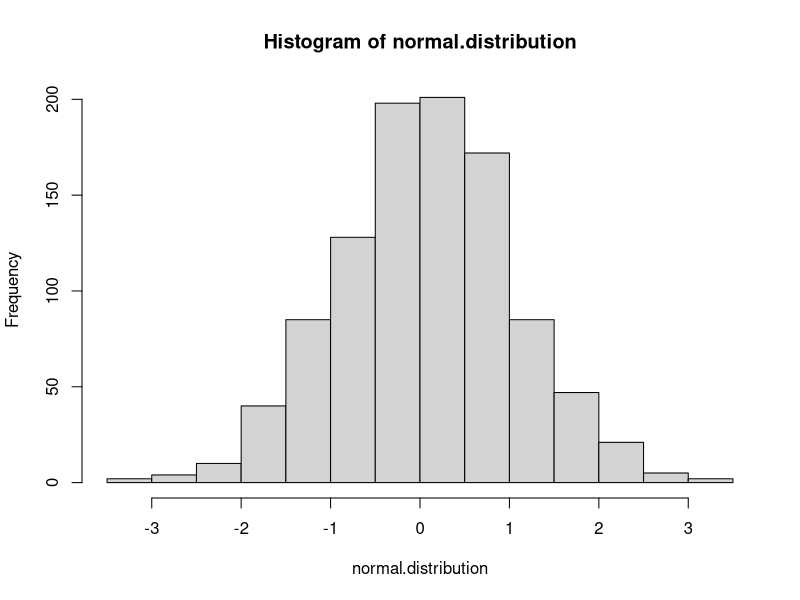
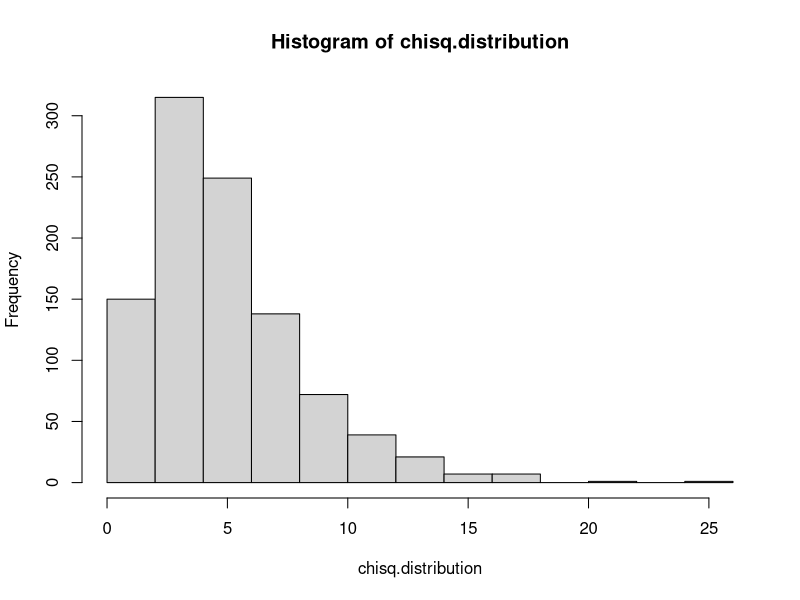
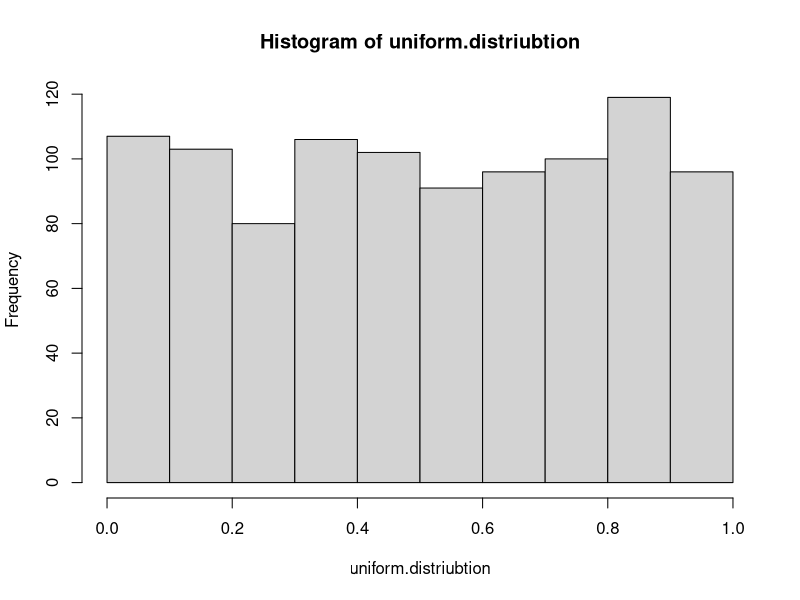
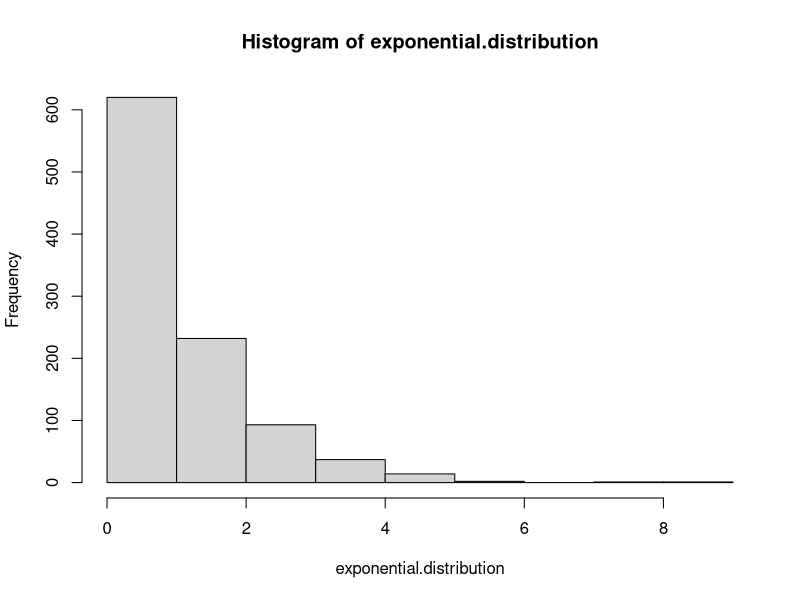

Reproduce these figures in R, in order. (Note: this script raises an error after producing the figures.)
#--------------------------------------------------------------
# Create and interpret z-scores for normally distributed data
#--------------------------------------------------------------
# Generate some normally distributed data
# Ordinarily you'd use real data here
normally.distributed.data <- rnorm(1000) * 10
head(normally.distributed.data)

# Convert to z-scores with the scale() function
zscores <- scale(normally.distributed.data)
head(zscores)


#--------------------------------------------------------------
# Recognize and discuss how different data processes can generate different data distributions
#--------------------------------------------------------------
# Um... I'm assuming there are functions in STATA that can create different types of data distributions
# Here are a few 1000-observation samples
normal.distribution <- rnorm(1000, mean=0, sd=1)
chisq.distribution <- rchisq(1000, df=5)
uniform.distriubtion <- runif(1000)
exponential.distribution <- rexp(1000)

# ...and their corresponding histograms
hist(normal.distribution)
hist(chisq.distribution)
hist(uniform.distriubtion)
hist(exponential.distribution)

# Here are all the distributions built in R:
?Distributions

# And here are all the possible distributions available in packages: 
# http://cran.r-project.org/web/views/Distributions.html


#--------------------------------------------------------------
# Use probabilities to identify cutoff points in normally distributed data
#--------------------------------------------------------------
# If you're using hypothetical data that follows a given distribution, you can identify cutoff points (also known as quantiles) using the q... function (i.e. qnorm, qchisq, qunif, etc.)
# So, in a normal distribution with a mean of 5 and a standard deviation of 2, what's the score that corresponds with 85% probability?
qnorm(.85, mean=5, sd=2)  # 7.07

# And what are the scores that correspond to 5%, 10%, 35%, 85%, and 95% probabilities?
qnorm(c(.05, .10, .35, .85, .95), mean=5, sd=2)


# If you're using actual data and want to identify quantiles, use the quantile() function
fake.data <- rnorm(1000, mean=10, sd=3)
quantile(fake.data, .05)  # Quantile at 5% probability
quantile(fake.data, c(.05, .10, .35, .85, .95))  # Quantiles at a bunch of different probabilities


#--------------------------------------------------------------
# Find probabilities associated with cutoff points in normally distributed data
#--------------------------------------------------------------
# If you're using hypothetical data that follows a given distribution, you can calculate the probabilities of different given cutoff points or quantiles using the p... function (i.e. pnorm, pchisq, punif, etc.)
# So, in a normal distribution with a mean of 5 and a standard deviation of 2, what's the probability associated with a score of 3?
pnorm(3, mean=5, sd=2)  # 0.1587; 16th percentile, or 100-16 = 84% chance of seeing at least a 3

# You can do lots of quantiles at once too
pnorm(c(1, 3, 5, 7, 9), mean=5, sd=2)


# Using actual data is a little tricker because there's no convenient function like quantile(). Instead you have to use a weird function named ecdf() (which stands for Empirical Cumulative Distribution Function)
# Use it like this: ecdf(variable)(quantiles)
fake.data <- rnorm(1000, mean=10, sd=3)
ecdf(fake.data)(5)  # Probability/percentile of 5
ecdf(fake.data)(c(5, 10, 12, 14, 17))  # Probability/percentile of a bunch of quantiles


#--------------------------------------------------------------
# Standardize data in STATA using the generate command and formula for z-scores ((x-mean)/st.dev.)
#--------------------------------------------------------------
# Adding a standardized variable to a data frame is really easy, and you don't even need to use the actual z-score formula
# First, create a real data frame (or use your own)
OldFaithful <- faithful

# This is a dataset that comes with R. Here's its explanation:
?faithful

# To create a standardized variable for waiting time, do this:
OldFaithful$waiting.standardized <- scale(OldFaithful$waiting)

# Boom. That's all. View the data frame for fun
View(OldFaithful)


#--------------------------------------------------------------
# Create index variables by combining and weighting standardized scales (including in STATA)
#--------------------------------------------------------------
# The psych package has a function for calculating Cronbach's alpha, which is useful for seeing if variables follow similar trends
library(psych)
alpha(OldFaithful)

# It's easy to combine variables into a standardized index variable
# This is a horrible example, but it shows the syntax
OldFaithful$stupid.index <- scale(OldFaithful$eruptions) + scale(OldFaithful$waiting)
View(OldFaithful)

#--------------------------------------------------------------
# Calculate confidence intervals
#--------------------------------------------------------------
# You can calculate confidence intervals for individual variables by running a t-test
t.test(OldFaithful$waiting)  # Default is 95%
t.test(OldFaithful$waiting, conf.level=0.85)  # But you can specify others

# And if you don't want to see all the t-test output, you can look at just the confidence intervals
t.test(OldFaithful$waiting)$conf.int

# You can also build a linear model using only the intercept as an explanatory variable. Doing this lets you use confint() to get the interval
fake.model <- lm(OldFaithful$waiting ~ 1)
confint(fake.model)
confint(fake.model, level=0.85)


#--------------------------------------------------------------
# Calculate confidence intervals adjusted for different distributions (poisson, binomial)
#--------------------------------------------------------------
# You can calculate confidence intervals for poisson and binomial distributions the same way as t-test confidence intervals, both with a fake model and with binom.test() or poisson.test()

# Basic tests (gives exact interval)
x.poisson <- rpois(1000, 6)  # Random Poisson data
poisson.test(sum(x.poisson), length(x.poisson))
poisson.test(sum(x.poisson), length(x.poisson), conf.level=0.85)

x.binomial <- sample(0:1, 100, replace=TRUE)  # Lots of 0s and 1s
binom.test(sum(x.binomial), length(x.binomial))
binom.test(sum(x.binomial), length(x.binomial), conf.level=0.85)

# Poisson test using GLM and confint()
fake.model.poisson <- glm(x.poisson ~ 1, family=poisson)
exp(confint(fake.model.poisson))  # Poisson GLMs take the log of the mean, so you have to transform the intervals to get the right answer
exp(confint(fake.model.poisson, level=0.85))


#--------------------------------------------------------------
# Generate binary variables from a single nominal (categorical) variable in STATA
#--------------------------------------------------------------
# It's really easy to recode data, although R is smart enough to handle categorical variable without using numbers (0, 1, etc.)
# Here's a sample built-in data set of Titanic passengers
?Titanic
Passengers <- as.data.frame(Titanic)
View(Passengers)

# Look at the structure. If a column is a factor, it's categorical
str(Passengers)

# So, to create a binary variable (which you don't really have to do), you just need to recode the factors
library(car)  # There's a nifty recode() function in the car package
Passengers$male <- recode(Passengers$Sex, '"Male" = 1; "Female" = 0', as.factor.result=TRUE)

# Alternatively, if you don't want to use the recode() function, do this:
Passengers$male1 <- as.factor(ifelse(Passengers$Sex == "Male", 1, 0))  # Use an if statement to recode the Sex variable
Passengers$male1 <- as.factor(Passengers$male1)  # Convert the new variable to a factor (categorical)

# The reason why this is kind of lame is that the 0s and 1s still have to be considered factors to work in any categorical analysis, so there's not really any point to renaming Male to 1 and Female to 0.